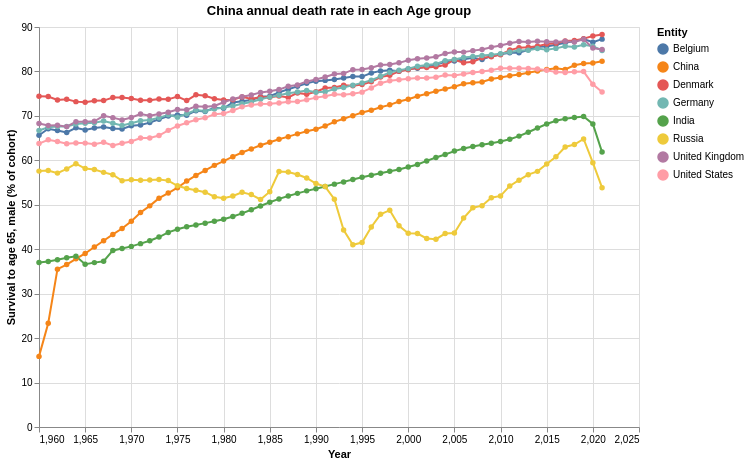

Source (Vega-Lite JSON):
### Vega-Lite specification from a JSON file in a GitHub repository (floating-point values rounded to 4 significant figures; data arrays with more than 128 entries replaced by an {"elided": "..."} marker saying what was removed)
{"$schema": "https://vega.github.io/schema/vega-lite/v5.json", "title": "China annual death rate in each Age group", "width": 600, "height": 400, "data": {"values": {"elided": "496 records"}}, "mark": {"type": "line", "point": true}, "encoding": {"x": {"field": "Year", "type": "quantitative", "scale": {}}, "y": {"field": "Survival to age 65, male (% of cohort)", "type": "quantitative", "scale": {}}, "color": {"field": "Entity", "type": "nominal"}}, "transform": [], "params": []}
